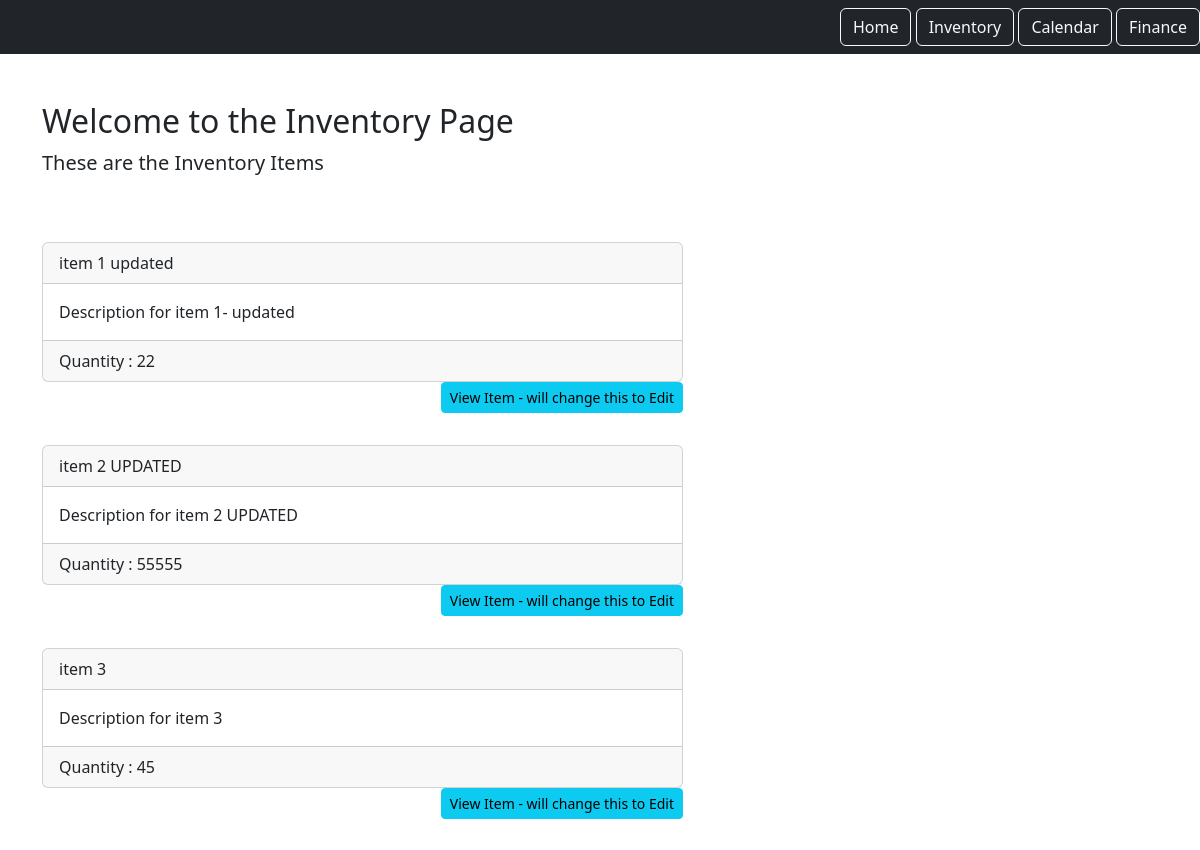
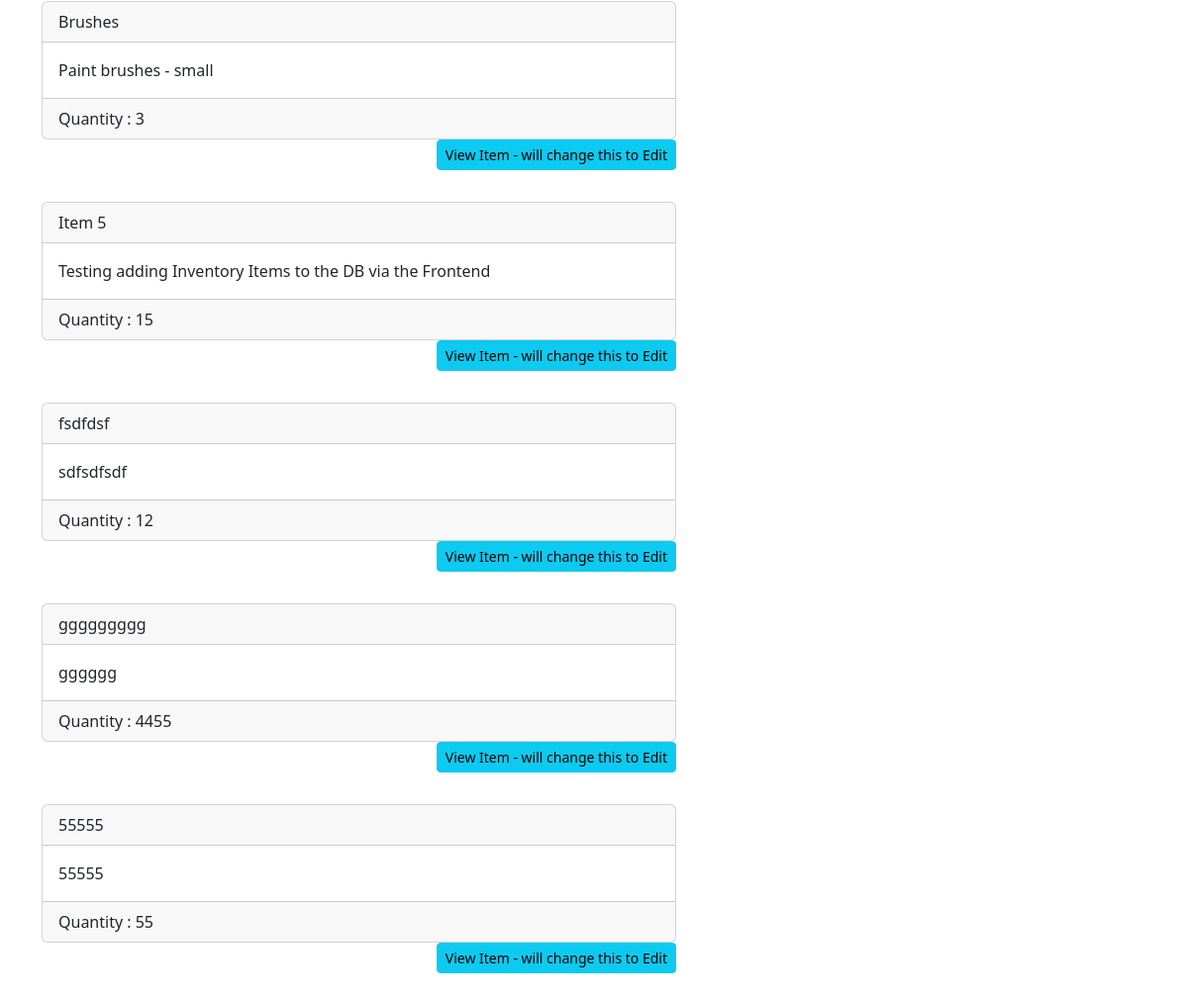
The app's page /inventory/ (signed in), older data (2 pictures, top to bottom).
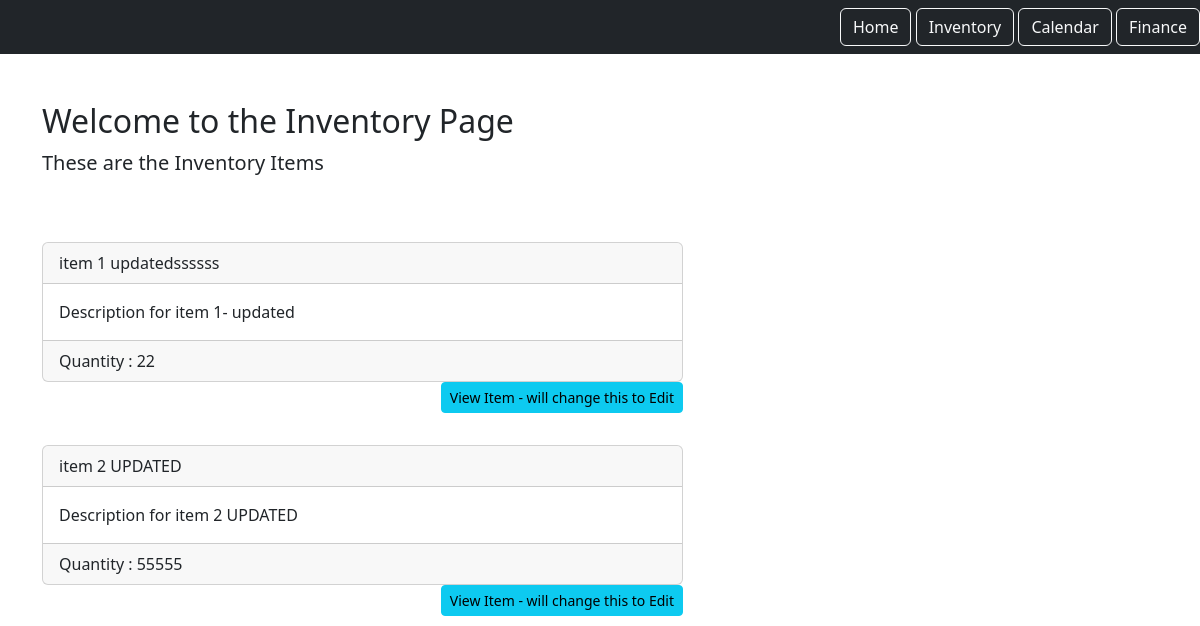
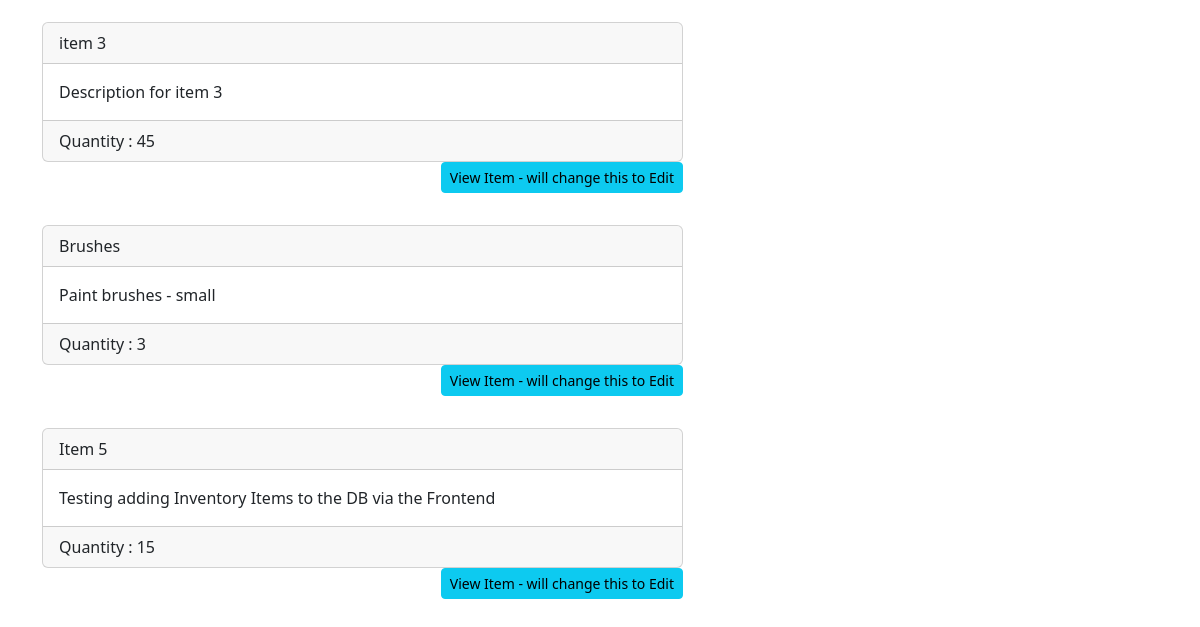
The same page, newer data (2 pictures, top to bottom).
### inventory_component/models.py (models this page shows)
class Inventory(models.Model):
    item = models.CharField(max_length=255)
    description = models.TextField()
    quantity = models.PositiveIntegerField()
    user = models.ForeignKey(User, on_delete=models.CASCADE, related_name='items')

### inventory_component/views.py (the view)
# urls.py: path('', views.InventoryList.as_view(), name="inventory_list"),
class InventoryList(LoginRequiredMixin, ListView):
    model = Inventory
    context_object_name = "items"
    template_name = "inventory_list.html"
    login_url = '/admin'
    def get_queryset(self):
        return self.request.user.items.all()

### inventory_component/templates/Inventory_list.html (shortened to what this page needs)
{% extends 'base.html' %}
{% load static %}
{% block content %}
    <div class="row">
        <div class="col">
            <div class="item_list_heading mb-5">
                <h1 class="fs-2">Welcome to the Inventory Page</h1>
                <p class="fs-5">These are the Inventory Items</p>
            </div>
        </div>
    </div>
    <div class="row">
        {% for item in items %}
            <div class="col-md-7 py-3">
                <div class="card">
                    <div class="card-header">
                        {{ item.item }}
                    </div>
                    <div class="card-body ">
                        {{ item.description }}
                    </div>
                    <div class="card-footer">
                        Quantity : {{ item.quantity }}
                    </div>
                </div>
                <div class="d-flex justify-content-end">
                    <a href="{% url 'item.detail' pk=item.id %}" class="btn btn-info btn-sm">View Item - will change this to Edit</a>
                </div>
            </div>
        {% endfor %}
    </div>
{% endblock content %}

### static/templates/base.html (shortened to what this page needs)
{% load static %}
<!DOCTYPE html>
<html lang="en">
  <head>
    <link
      href="https://cdn.jsdelivr.net/npm/bootstrap@5.3.0-alpha1/dist/css/bootstrap.min.css"
      rel="stylesheet"
    />
    <link rel="stylesheet" href="{% static 'css/style.css' %}">
  </head>
  <body>
    <nav class="navbar navbar-dark bg-dark">
        <div class="ms-auto">
            <a href="{% url 'home' %}" class="btn btn-outline-light">Home</a>
            <a href="{% url 'inventory_list' %}" class="btn btn-outline-light">Inventory</a>
            <a href="#" class="btn btn-outline-light">Calendar</a>
            <a href="#" class="btn btn-outline-light">Finance</a>
        </div>
    </nav>
    <div class="container my-5">
        {% block content %}
        {% endblock %}
    </div>
  </body>
</html>

Row changes from the older to the newer data that the page shows:
removed Inventory: item "fsdfdsf", description "sdfsdfsdf", quantity "12"
removed Inventory: item "ggggggggg", description "gggggg", quantity "4455"
removed Inventory: item "55555", description "55555", quantity "55"
changed Inventory "Description for item 1- updated": item "item 1 updated" → "item 1 updatedssssss"
